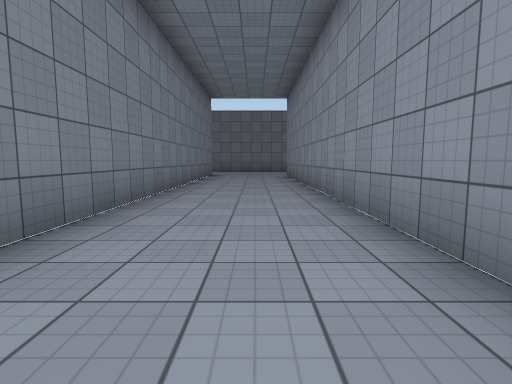
View 1 (above)

21 first-person views from a walk through a scene from a Unity 3-D project. The camera is 1.2 m above the floor, tilts 6° down and sees 80° across. The floor is counted in squares, 2 m on a side. Each view is taken from the middle of a square. On the plan, view 1 faces up. The plan holds only what a view shows up to about 9 squares ahead; the rest is blank. The place goes on beyond the plan. The player is left out. Surface patterns are stand-ins for the level's own textures.

View 2
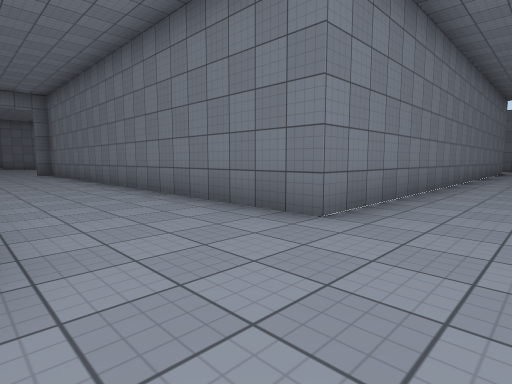

View 3
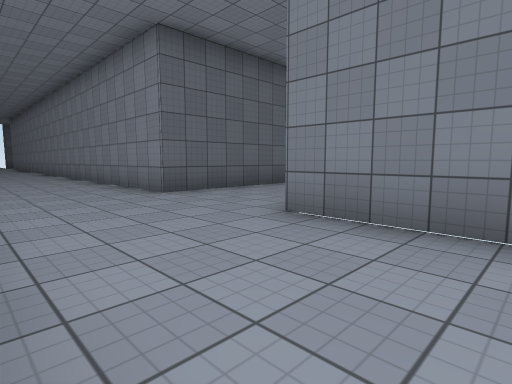

View 4
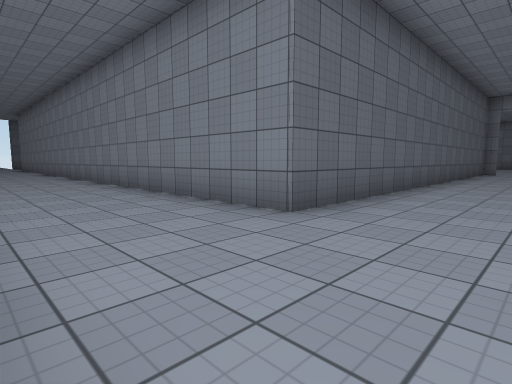

View 5
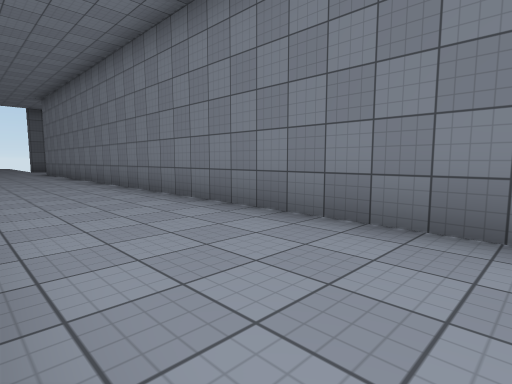

View 6
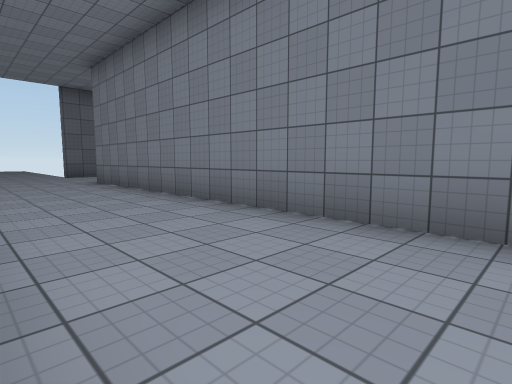

View 7
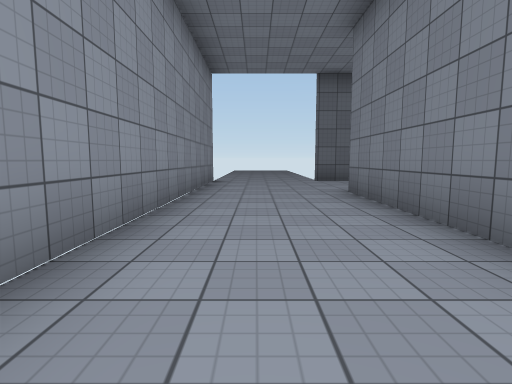

View 8
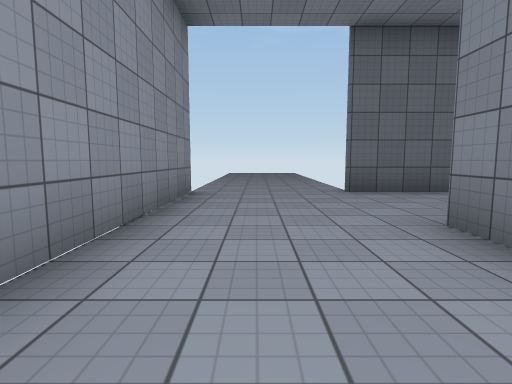

View 9
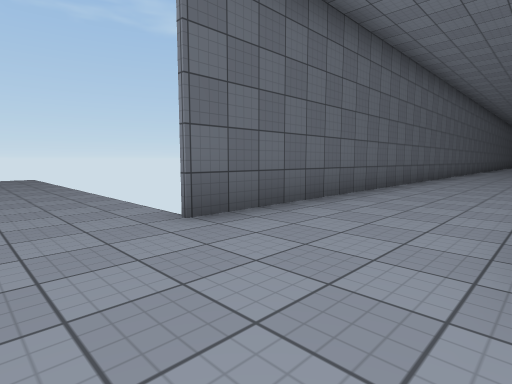

View 10
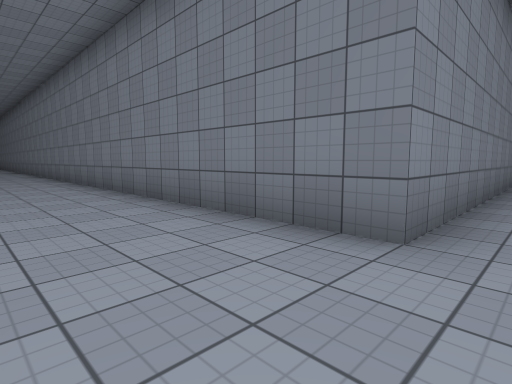

View 11
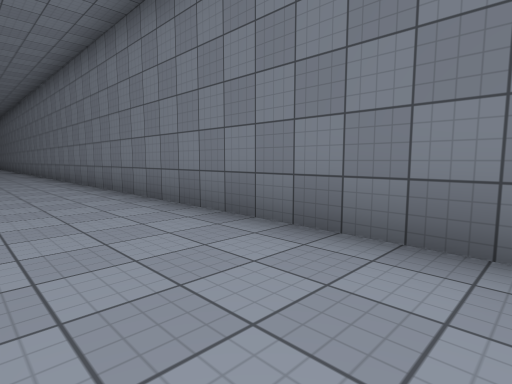

View 12
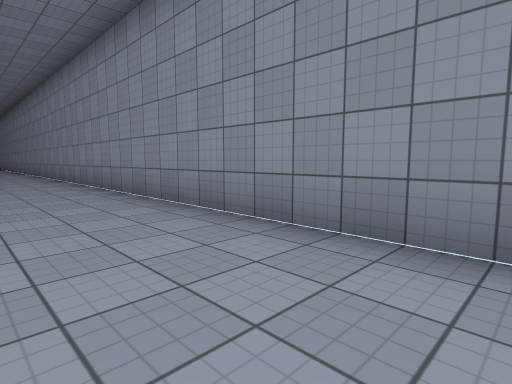

View 13
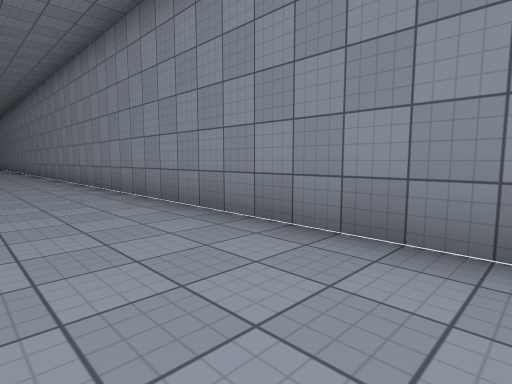

View 14
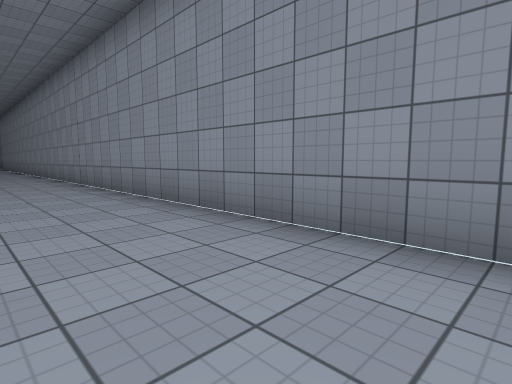

View 15
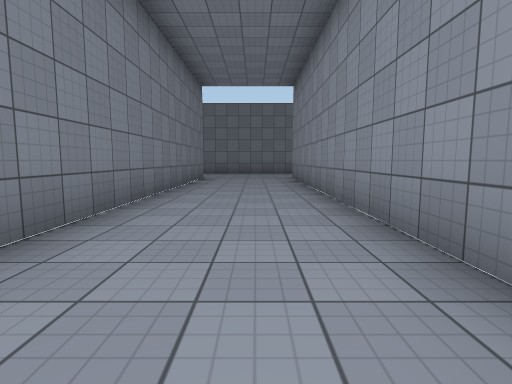

View 16
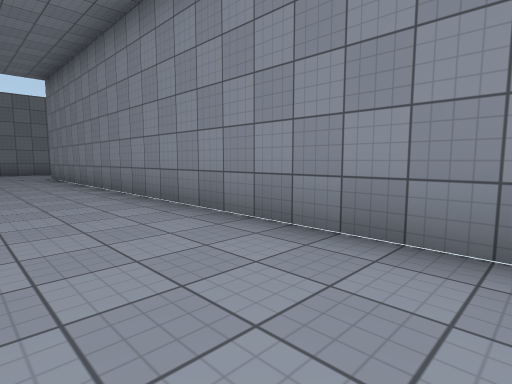

View 17
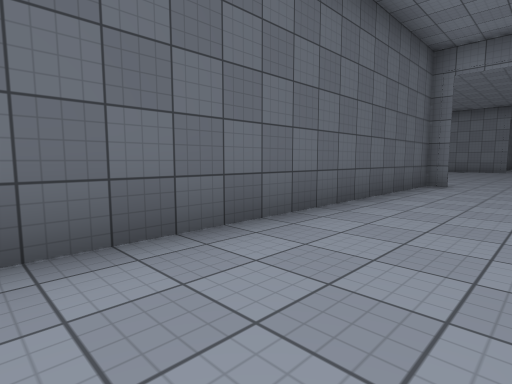

View 18
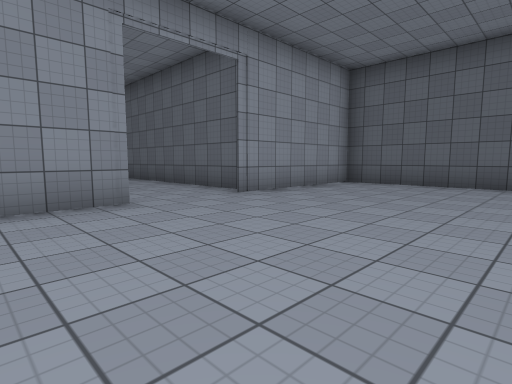

View 19
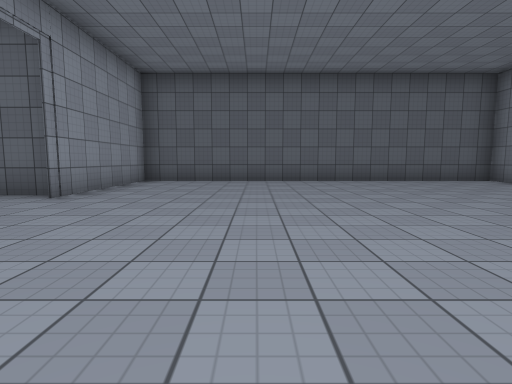

View 20
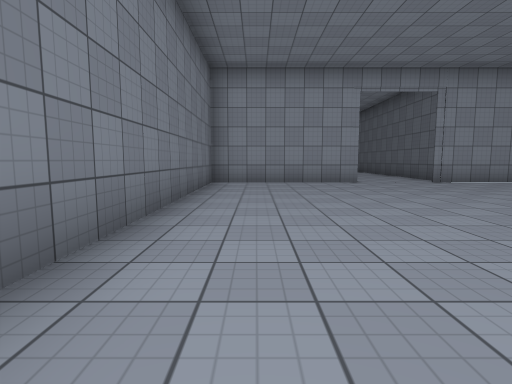

View 21
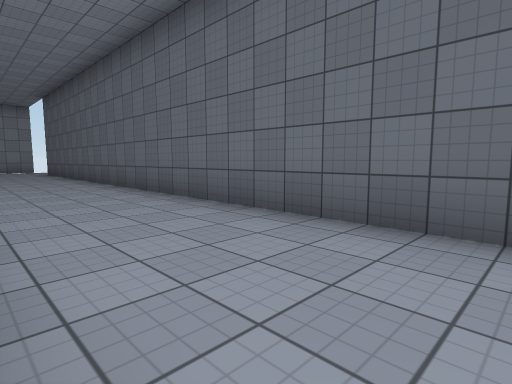

### Floor plan
Points are (right, up) in squares from view 1. A wall is a line through its corners. A room is listed if a view was taken in it or the views show most of it. See-through windows are left out.
Room 1 (views 1, 2, 3, 4, 5, 6, 7, 8, 9, 10, 11, 12, 13, 14, 15, 16, 17, 21)
walls: (1.2, 1.1) (1.2, 11.5); (1.2, -25.8) (1.2, -0.4); (-13.7, -3.8) (-13.7, -4.2) (-1.8, -4.2) (-1.8, -22.8) (-13.6, -22.8); (-15.9, -25.7) (-1.6, -25.7); (-1.8, 11.1) (-1.8, -1.3) (-10.1, -1.3)
ways out: opening at (-13, -2.5) to room 2
Room 2 (views 18, 19, 20)
walls: (-13.8, -1.8) (-13.8, 2.2) (-20.6, 2.2); (-22.5, -7.7) (-13.8, -7.7) (-13.8, -3.8)
ways out: opening at (-13, -2.5) to room 1

Positions as (right, up) in squares from view 1, and headings:
1: (0, 0), facing up
2: (0, -4), facing up-left
3: (1, 1), facing down-left
4: (1, -2), facing down-left
5: (1, -8), facing down-left
6: (1, -14), facing down-left
7: (0, -17), facing down
8: (0, -20), facing down
9: (0, -23), facing down-left
10: (-1, -25), facing up-left
11: (-3, -25), facing up-left
12: (-1, -21), facing up-right
13: (-1, -16), facing up-right
14: (-1, -11), facing up-right
15: (0, 2), facing up
16: (-1, 1), facing up-right
17: (-6, -2), facing down-left
18: (-18, 0), facing down-right
19: (-17, 1), facing down
20: (-22, 1), facing right
21: (-16, -23), facing down-right
